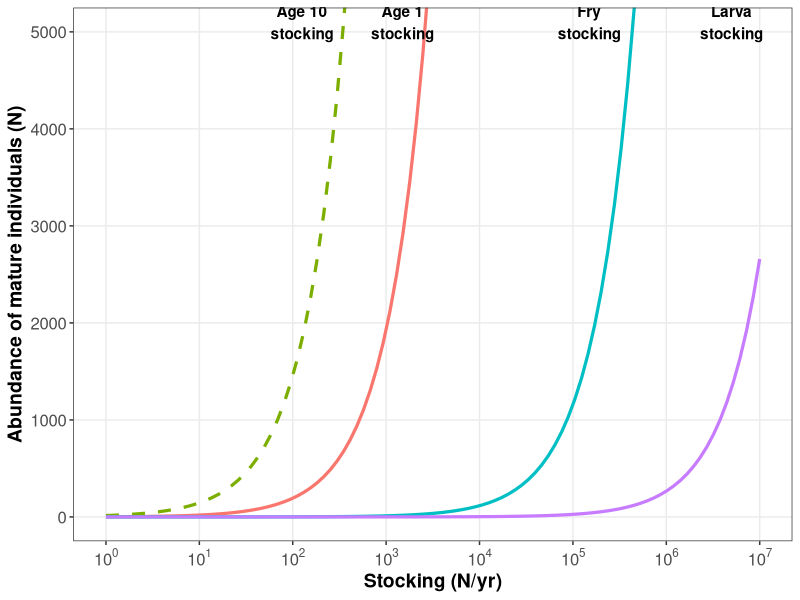

Recreate this plot in R.
# --- PRÉ-REQUIS : CHARGEZ VOS VECTEURS ICI ---
f_rates <- c(0,0,0,0,0,0,0,0,0,0,0,0,18096, 21035, 24114, 27133, 29563, 31934, 34142, 35761, 
             37062, 38435, 39821, 40936, 41923, 42972, 44075, 45086, 
             46025, 46914, 47767, 48568,0)
length(f_rates)
# Fécondités spécifiques (0 pour index 1-12)
s_rates <- c(
  0.073, 0.023, 0.006, 0.609, 0.723, 0.778, 0.812, 0.836, 0.851, 0.863, 0.875, 0.887, 0.893, # Jusqu'à Age 10
  0.895, 0.898, 0.902, 0.903, 0.905, 0.908, 0.910, 0.910, 0.910, 0.911, 0.912, 0.911, 0.911, # Jusqu'à Age 22
  0.912, 0.912, 0.912, 0.913, 0.913, 0.913,0 # Fin
) # Survies spécifiques (Dernière valeur = 0)
# ensure lengths are correct
length(s_rates)






# Install/Load libraries
if(!require(ggplot2)) install.packages("ggplot2")
if(!require(tidyr)) install.packages("tidyr")
library(ggplot2)
library(tidyr)

# --- FONCTION DE SIMULATION MATRICIELLE DE HAUTE PRÉCISION ---
simulate_point <- function(stocking_val, stage_to_stock) {
  max_idx <- 33
  L <- matrix(0, max_idx, max_idx)
  L[1, ] <- f_rates  # Fécondité spécifique
  for (i in 1:32) L[i + 1, i] <- s_rates[i] # Survie spécifique
  
  pop <- rep(0, max_idx)
  
  idx <- switch(stage_to_stock, "Larva"=2, "Fry"=3, "Age 1"=4, "Age 10"=13)
  
  for (t in 1:100) { # Simulation 100 ans
    pop <- L %*% pop
    # Stocking avec délai de 10 ans pour les géniteurs
    if (stage_to_stock == "Age 10") {
      if (t > 10) pop[13] <- pop[13] + stocking_val
    } else {
      pop[idx] <- pop[idx] + stocking_val
    }
    # Sécurité technique
    if (any(is.na(pop)) || sum(pop) > 1e18) return(1e18)
  }
  # Résultat : Abondance des matures (Index 13 à 33)
  return(sum(pop[13:33], na.rm=TRUE))
}

# --- 1. CRÉATION DU GRADIENT DE STOCKING (ÉCHELLE LOG) ---
# Similaire à l'axe X de l'image : de 1 à 10,000,000
stocking_gradient <- c(1, 10, 100, 1000, 10000, 100000, 1000000, 10000000)

# Pour des courbes lisses, on utilise seq() sur l'échelle log
efforts <- seq(0, 7, length.out = 100) # De 10^0 à 10^7
grid_vals <- 10^efforts

# --- 2. CALCUL DES RÉSULTATS POUR CHAQUE STADE ---
stades <- c("Larva", "Fry", "Age 1", "Age 10")

# Initialisation du data frame de résultats
df_plot <- data.frame(Stocking = grid_vals)

for (stade in stades) {
  # Pour chaque valeur d'effort, on applique la simulation matricielle précise
  df_plot[[stade]] <- sapply(grid_vals, simulate_point, stage_to_stock = stade)
}

# --- 3. FORMATAGE DES DONNÉES (POUR GGPLOT2) ---
df_long <- pivot_longer(df_plot, cols = c("Larva", "Fry", "Age 1", "Age 10"),
                        names_to = "Stocking_Stage", values_to = "Abundance_Mature")

# --- 4. GÉNÉRATION DU GRAPHIQUE FINAL (GGPLOT2) ---
# Reproduit le style de image_0.png
ggplot(df_long, aes(x = Stocking, y = Abundance_Mature, group = Stocking_Stage)) +
  geom_line(aes(linetype = Stocking_Stage, color = Stocking_Stage), size = 1.1) +
  # Échelles et labels pour correspondre parfaitement à image_0.png
  scale_x_log10(breaks = stocking_gradient, 
                labels = scales::label_log()) +
  coord_cartesian(ylim = c(0, 5000)) +
  labs(x = "Stocking (N/yr)", 
       y = "Abundance of mature individuals (N)",
       linetype = "Stocking Scenario",
       color = "Stocking Scenario") +
  # Style et placement des labels sur le graphique
  scale_linetype_manual(values = c("Larva"="solid", "Fry"="solid", 
                                   "Age 1"="solid", "Age 10"="dashed")) +
  theme_bw() + # Fond blanc
  theme(panel.grid.minor = element_blank(),
        legend.position = "none", # Pas de légende, labels sur les courbes
        axis.text = element_text(size = 12),
        axis.title = element_text(size = 14, face = "bold")) +
  # Ajout manuel des annotations de texte sur les courbes
  annotate("text", x = 1e7/2, y = 5100, label = "Larva\nstocking", fontface="bold") +
  annotate("text", x = 1.5e5, y = 5100, label = "Fry\nstocking", fontface="bold") +
  annotate("text", x = 1e3*1.5, y = 5100, label = "Age 1\nstocking", fontface="bold") +
  annotate("text", x = 10^2.1, y = 5100, label = "Age 10\nstocking", fontface="bold")
